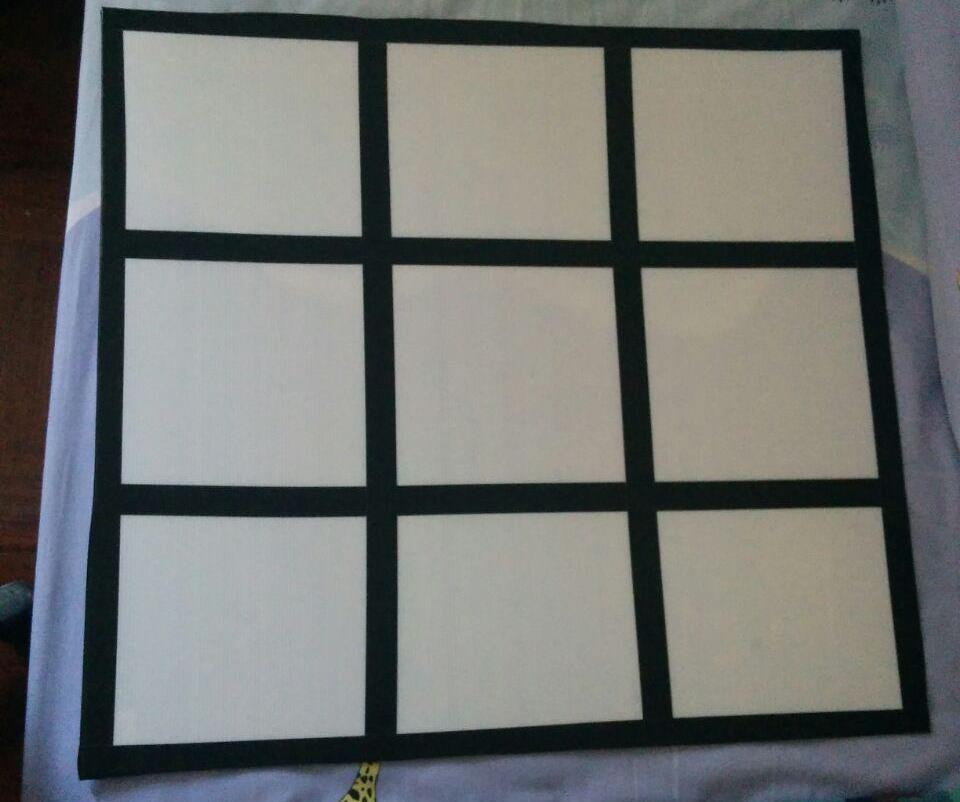
#> input picture c.jpg, 960 x 802 px
$ python main.py c.jpg   (Python 2 division)   (older library calls are emulated)
#> lines starting #> are read from the running program, lines starting #| are printed output that depends on the picture; after the words box and inside, x2 and y2 are one past the last pixel; in counts of white or black regions, pixels touching at a corner belong together
import cv2
import numpy as np

def main():
   # print sys.argv[1]
    print "Train Baslatildi \n"


    img = cv2.imread("c.jpg")
#> img is the input picture: shape (802, 960, 3); mean B, G, R 113.7, 115.7, 113.6


    imgray = cv2.cvtColor(img, cv2.COLOR_BGR2GRAY)
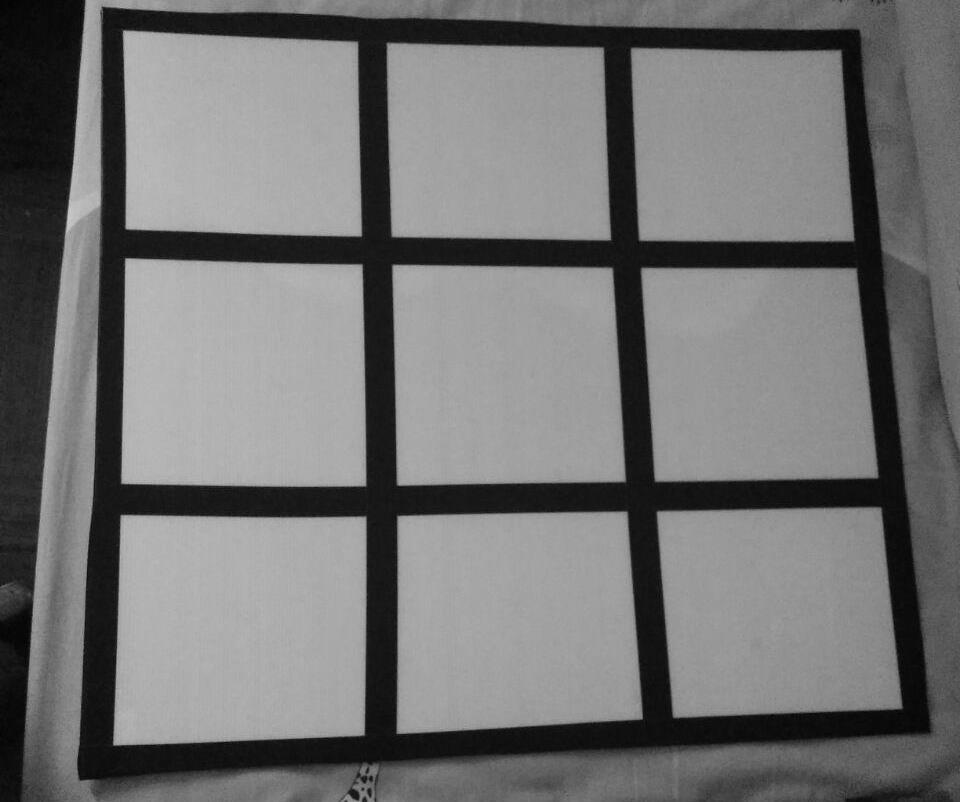
#> imgray: shape (802, 960); min 1, max 205, mean 114.8
    ret, thresh = cv2.threshold(imgray, 127, 255, 0)
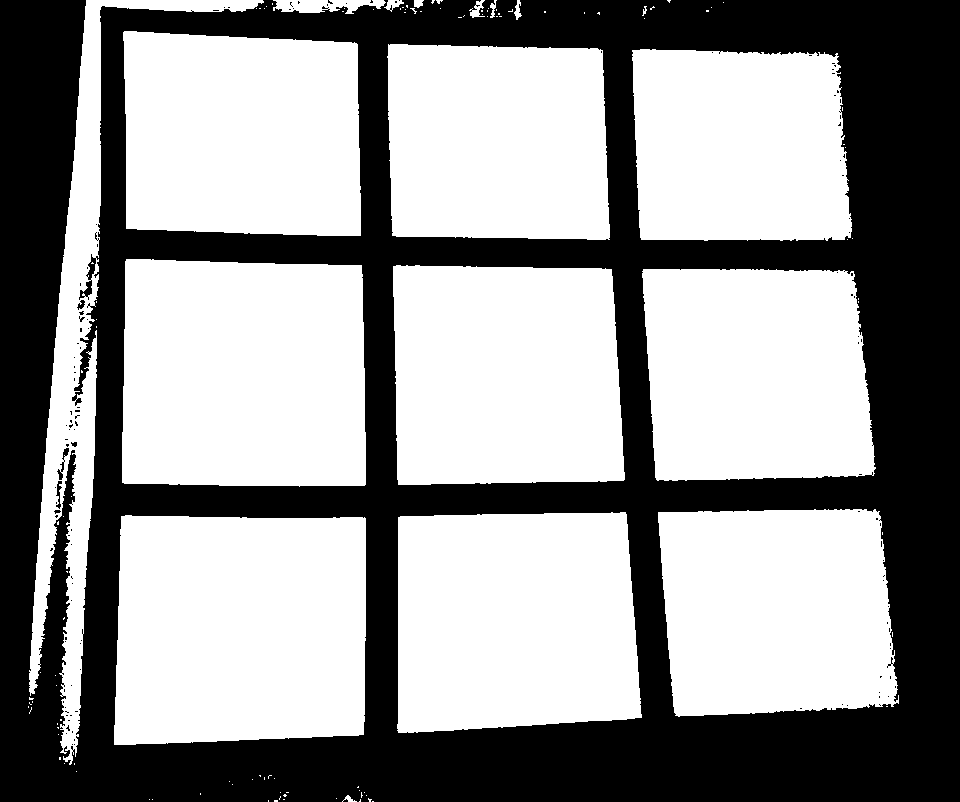
#> thresh: shape (802, 960); 58.5% white; 123 black regions (118 under 20 px)
    im2, contours, hierarchy = cv2.findContours(thresh, cv2.RETR_TREE, cv2.CHAIN_APPROX_SIMPLE)
#> contours = 283 contours, 256 with area under 20; largest, box (x1, y1, x2, y2) and area: (114, 515, 366, 745) 54884, (122, 259, 366, 487) 53254, (397, 512, 642, 733) 49701, (393, 265, 625, 485) 47824, (123, 31, 361, 236) 45446


    cv2.drawContours(img, contours, -1, (0, 255, 0), 3)
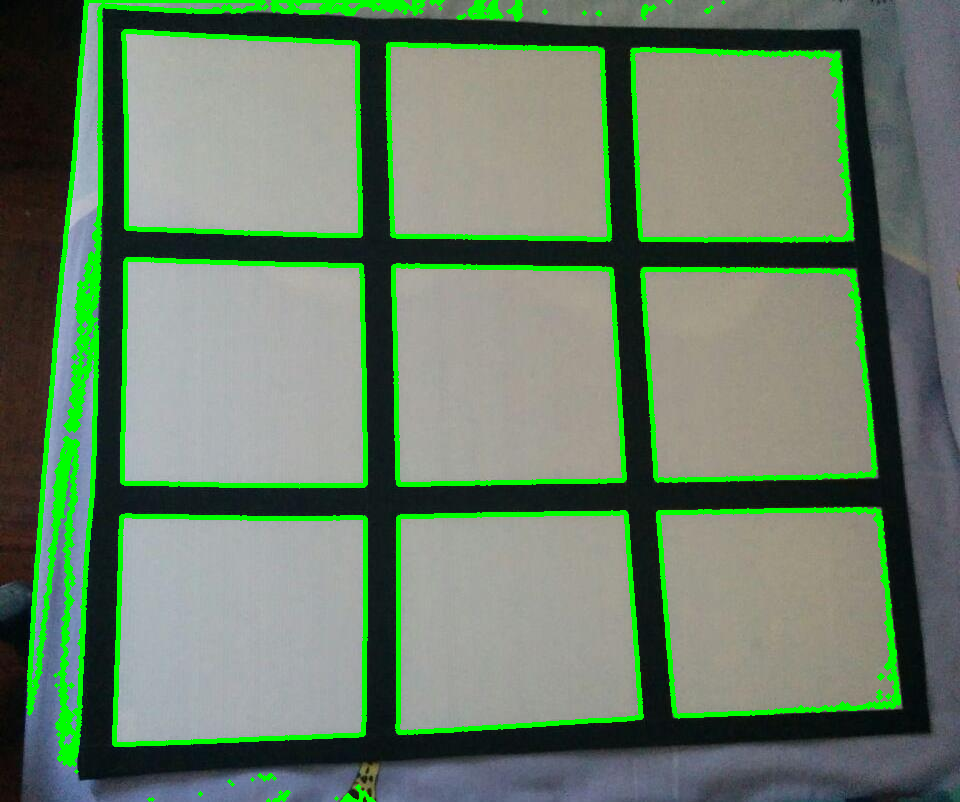
#> img: shape (802, 960, 3); 7.65% of pixels changed, all inside (x1, y1, x2, y2) = (26, 0, 901, 802)

    cv2.drawContours(img, contours, 3, (0, 255, 0), 3)

    cnt = contours[4]
#> cnt = [[283, 799], [284, 799]]
    cv2.drawContours(img, [cnt], 0, (0, 255, 0), 3)
    cv2.imshow("asd", img)
    cv2.waitKey()

if __name__ == "__main__":
    main()
